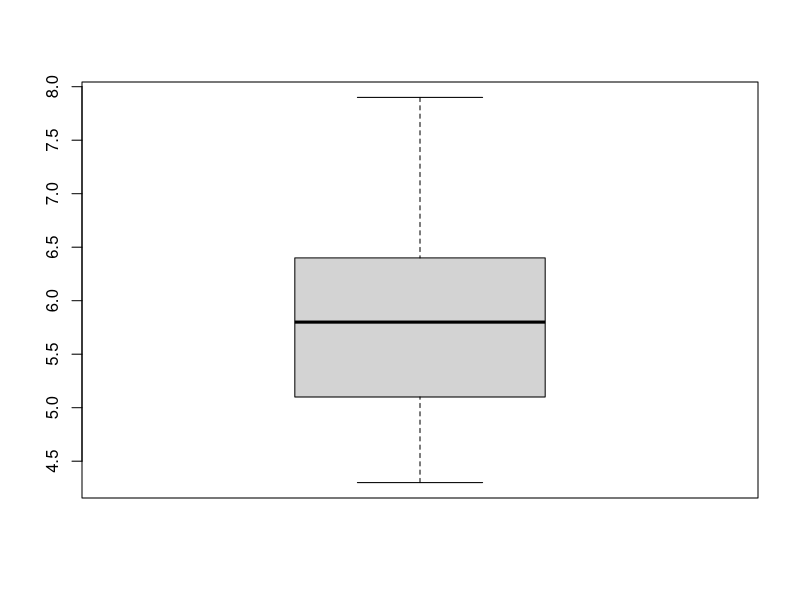
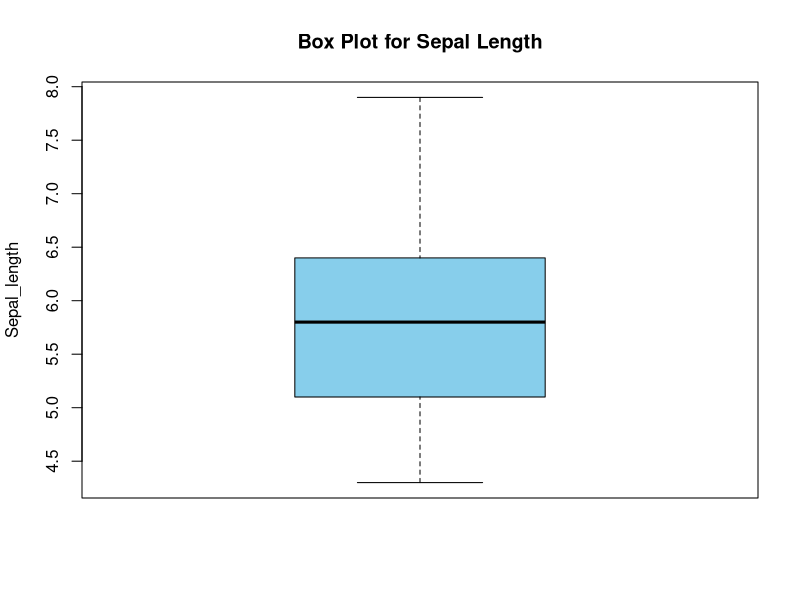
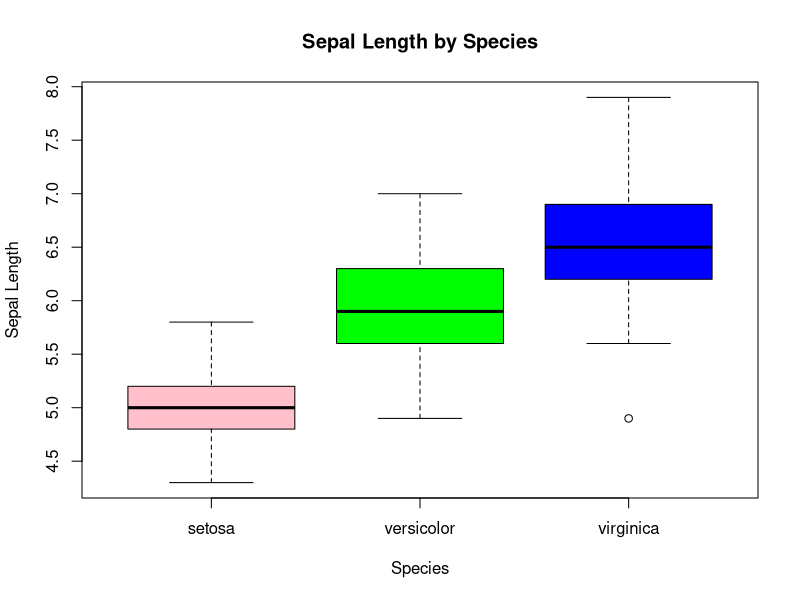
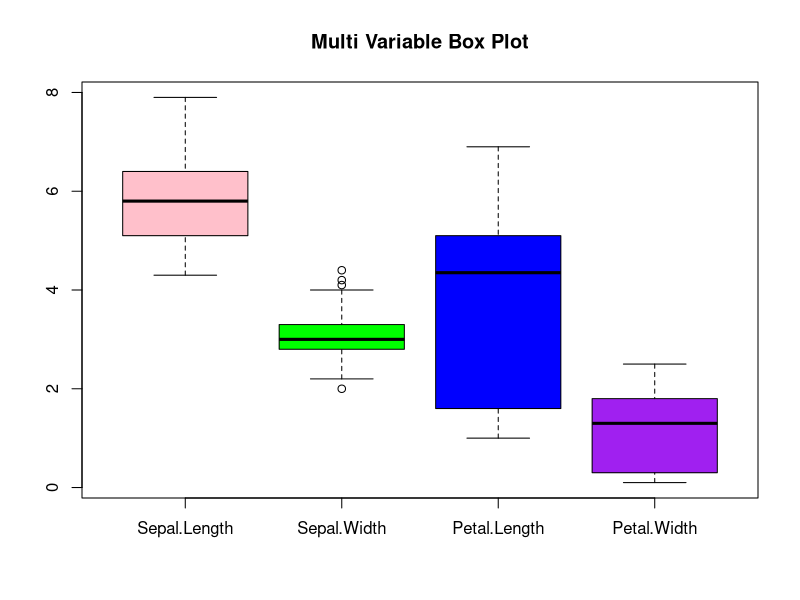

Write R code to recreate these figures, in order.
# Load the Data
data(iris)

# Understand the data
str(iris)
View(iris)
class(iris)
?iris

# Basic Box plot
boxplot(iris$Sepal.Length)

# Add Title & Labels
boxplot(iris$Sepal.Length,
        main="Box Plot for Sepal Length",
        ylab="Sepal_length",
        col ='skyblue')

boxplot(Sepal.Length ~ Species,
        data=iris,
        main="Sepal Length by Species",
        xlab="Species",
        ylab="Sepal Length",
        col=c('pink','green','blue'))
# Multi-Variable Box Plot
boxplot(iris[,1:4],
        main="Multi Variable Box Plot",
        col=c('pink','green','blue','purple'))
